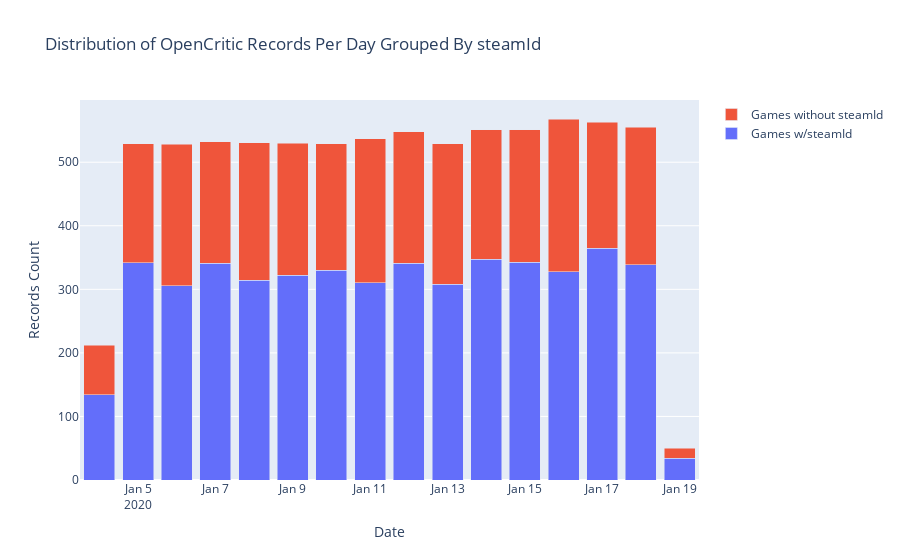

The code cell stored with this chart in its notebook:
### Markdown cell above
## This is the breakdown of OpenCritic data we have by last accessed/updated date.

### Code cell
# https://plot.ly/python/bar-charts/#stacked-bar-chart

steamTrace = Bar(
    x=steam_grouped_df['date'],
    y=steam_grouped_df['count'],
    name='Games w/steamId'
)
nonSteamTrace = Bar(
    x=nonsteam_grouped_df['date'],
    y=nonsteam_grouped_df['count'],
    name='Games without steamId'
)

data = [steamTrace, nonSteamTrace]

layout = Layout(
        title='Distribution of OpenCritic Records Per Day Grouped By steamId',
        xaxis=dict(
            title='Date'
        ),
        yaxis=dict(
            title='Records Count'
        ),
        barmode='stack'
    )

fig = Figure(data=data, layout=layout)

iplot(fig)

### Figure 1 — Plotly figure (JSON) as saved in the notebook; plotly's stock layout.template omitted (floating-point values rounded to 4 significant figures)
{"data": [{"name": "Games w/steamId", "type": "bar", "x": ["2020-01-04", "2020-01-05", "2020-01-06", "2020-01-07", "2020-01-08", "2020-01-09", "2020-01-10", "2020-01-11", "2020-01-12", "2020-01-13", "2020-01-14", "2020-01-15", "2020-01-16", "2020-01-17", "2020-01-18", "2020-01-19"], "y": [134, 342, 306, 341, 314, 322, 330, 310, 341, 308, 347, 343, 328, 365, 339, 34]}, {"name": "Games without steamId", "type": "bar", "x": ["2020-01-04", "2020-01-05", "2020-01-06", "2020-01-07", "2020-01-08", "2020-01-09", "2020-01-10", "2020-01-11", "2020-01-12", "2020-01-13", "2020-01-14", "2020-01-15", "2020-01-16", "2020-01-17", "2020-01-18", "2020-01-19"], "y": [78, 187, 222, 191, 217, 208, 199, 227, 207, 221, 204, 208, 240, 198, 216, 16]}], "layout": {"barmode": "stack", "title": {"text": "Distribution of OpenCritic Records Per Day Grouped By steamId"}, "xaxis": {"title": {"text": "Date"}}, "yaxis": {"title": {"text": "Records Count"}}}}
